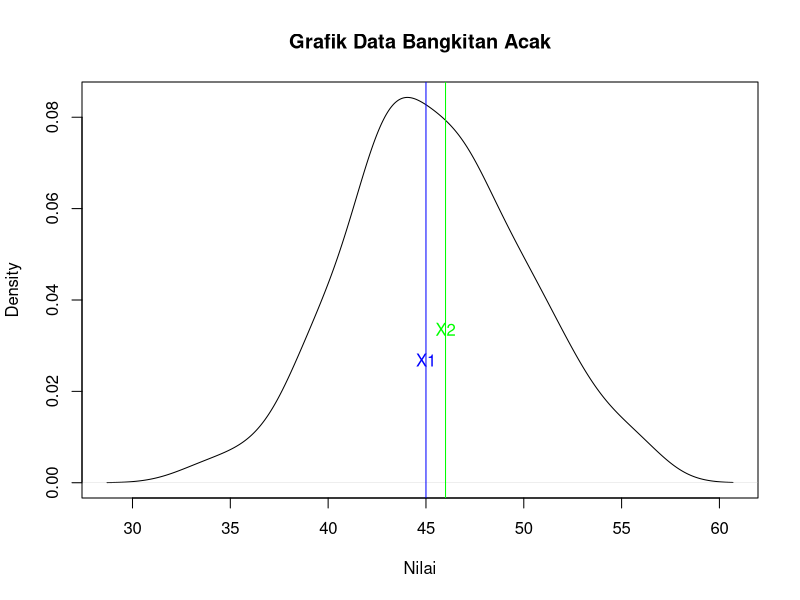
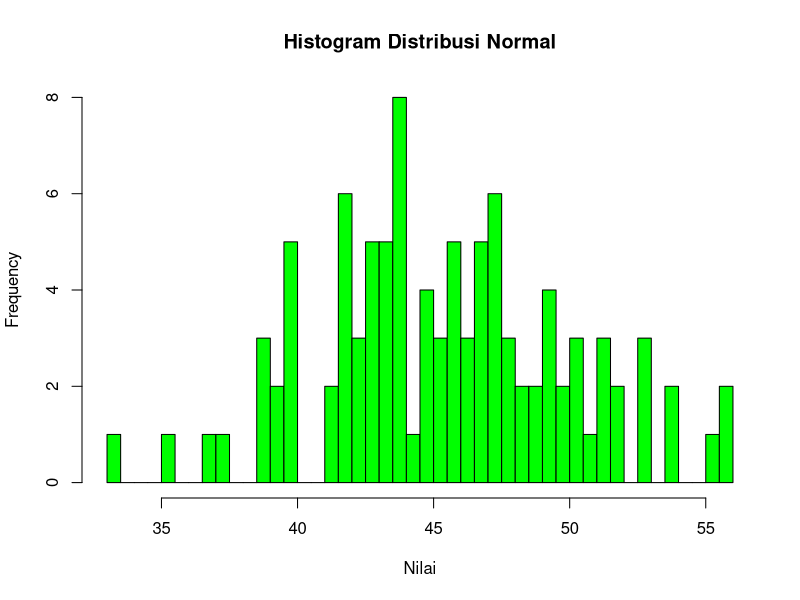

The R source for these figures, in order:
# Soal a
# Menghitung X1, X2, z-score, dan fungsi probabilitas dari distribusi Normal
set.seed(123)
data <- rnorm(100, mean = 45, sd = 5)
# X1 dan X2
x1 <- floor(mean(data))
x2 <- ceiling(mean(data))
x1
x2
# Z-score
z1 <- (x1 - 45) / 5
z2 <- (x2 - 45) / 5
z1
z2
# Probabilitas
p <- pnorm(z2) - pnorm(z1)
p

# Plot data
plot(density(data), main = "Grafik Data Bangkitan Acak", xlab = "Nilai", ylab = "Density")
abline(v = x1, col = "blue")
abline(v = x2, col = "green")
text(x = x1, y = 0.03, labels = "X1", pos = 1, col = "blue")
text(x = x2, y = 0.03, labels = "X2", pos = 3, col = "green")

# Soal b
# Membuat histogram dari distribusi Normal
set.seed(123)
hist(data, breaks = 50, col = "green", main = "Histogram Distribusi Normal", xlab = "Nilai")

# Soal c
# Menghitung varian dari data bangkitan acak
varian <- var(data)
varian